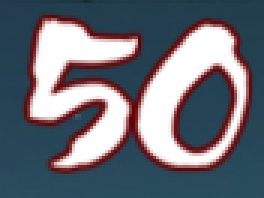
#> input picture time/images/50.png, 88 x 66 px, found by its file name (shown 3 times larger)
$ python 1hu.py
#> lines starting #> are read from the running program, lines starting #| are printed output that depends on the picture; after the words box and inside, x2 and y2 are one past the last pixel; in counts of white or black regions, pixels touching at a corner belong together
import cv2
import numpy as np
import os

# ------------- 基本路径 -------------
base_dir = r'G:\god\pycharm\PythonProject\test\time'
src_path = os.path.join(base_dir, 'images', '50.png')
save_dir = base_dir

# 如果目录不存在就创建（理论上已存在，保险）
os.makedirs(save_dir, exist_ok=True)

# ------------- 1. 读取并 HSV 过滤 -------------
img_bgr = cv2.imread(src_path)
#> img_bgr is the input picture: shape (66, 88, 3); mean B, G, R 121.6, 112.3, 109.1
if img_bgr is None:
    raise FileNotFoundError(f'无法读取图像: {src_path}')

hsv = cv2.cvtColor(img_bgr, cv2.COLOR_BGR2HSV)
#> hsv: shape (66, 88, 3); mean H, S, V 68, 104.7, 134
lower = (0, 0, 0)
upper = (0, 70, 255)
mask = cv2.inRange(hsv, lower, upper)      # 单通道 mask
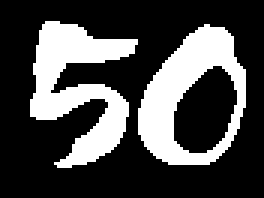
#> mask: shape (66, 88) (shown 3 times larger); 28.7% white; 2 white regions
filtered = cv2.bitwise_and(img_bgr, img_bgr, mask=mask)
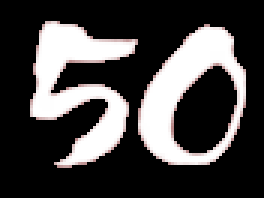
#> filtered: shape (66, 88, 3) (shown 3 times larger); mean B, G, R 68.7, 68.7, 70.5

cv2.imwrite(os.path.join(save_dir, '00_hsv_mask.png'), mask)
cv2.imwrite(os.path.join(save_dir, '01_filtered.png'), filtered)

# ------------- 2. 灰度 & 二值 -------------
gray = cv2.cvtColor(filtered, cv2.COLOR_BGR2GRAY)
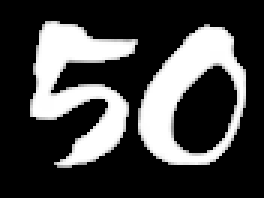
#> gray: shape (66, 88) (shown 3 times larger); min 0, max 255, mean 69.2
_, binary = cv2.threshold(gray, 1, 255, cv2.THRESH_BINARY)

cv2.imwrite(os.path.join(save_dir, '02_gray.png'), gray)
cv2.imwrite(os.path.join(save_dir, '03_binary.png'), binary)

# ------------- 3. 轮廓 -------------
contours, _ = cv2.findContours(binary, cv2.RETR_EXTERNAL, cv2.CHAIN_APPROX_SIMPLE)
#> contours = 2 contours; box (x1, y1, x2, y2) and area: (46, 8, 82, 55) 1186, (10, 7, 46, 56) 750
if not contours:
    print('未检测到任何轮廓，无法计算 Hu 矩。')
else:
    largest = max(contours, key=cv2.contourArea)
#> largest = contour of 50 points, box (x1, y1, x2, y2) (46, 8, 82, 55), area 1186

    # 为了可视化，复制一份彩色图
    contour_vis = filtered.copy()
    cv2.drawContours(contour_vis, [largest], -1, (0, 255, 0), 2)
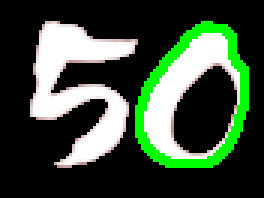
#> contour_vis: shape (66, 88, 3) (shown 3 times larger); 7.56% of pixels changed, all inside (x1, y1, x2, y2) = (45, 7, 83, 56)
    cv2.imwrite(os.path.join(save_dir, '04_contours.png'), contour_vis)

    # ------------- 4. Hu 矩 -------------
    M = cv2.moments(largest)
#> M = moments, m00 1186.5, centre m10/m00, m01/m00 = (64.43, 33.1)
    hu = cv2.HuMoments(M).flatten()
#> hu = [0.173, 0.00395, 0.000231, 1.29e-05, 6.47e-10, 7.02e-07, 2.79e-10]

    # 保存数值
    hu_path = os.path.join(save_dir, '05_hu_moments.txt')
    with open(hu_path, 'w') as f:
        for i, val in enumerate(hu, 1):
            f.write(f'Hu[{i}] = {val:.6e}\n')
#> this loop made 7 passes
#> val on passes 1 to 7: 0.173, 0.00395, 0.000231, 1.29e-05, 6.47e-10, 7.02e-07, 2.79e-10

    print('Hu 矩已写入:', hu_path)

print('所有中间结果已保存到:', save_dir)

$ run again, with time/images/1.png copied over time/images/50.png
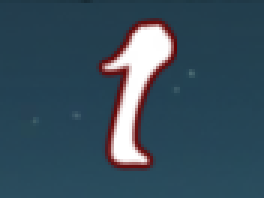
#> input picture time/images/1.png, 88 x 66 px, found by its file name (shown 3 times larger)
#> img_bgr is the input picture: shape (66, 88, 3); mean B, G, R 93.2, 78.7, 56
#> hsv: shape (66, 88, 3); mean H, S, V 92, 132.7, 96.9
#> `mask = cv2.inRange(hsv, lower, upper)`:
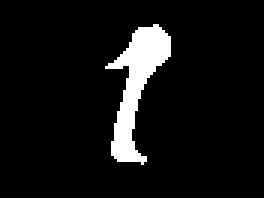
#> mask: shape (66, 88) (shown 3 times larger); 7.2% white; 1 white region
#> contours = 1 contour; box (x1, y1, x2, y2) and area: (35, 8, 57, 55) 360
#> largest = contour of 54 points, box (x1, y1, x2, y2) (35, 8, 57, 55), area 360
#> `cv2.drawContours(contour_vis, [largest], -1, (0, 255, 0), 2)`:
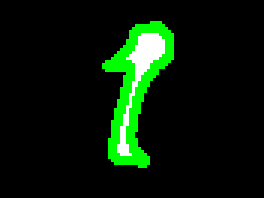
#> contour_vis: shape (66, 88, 3) (shown 3 times larger); mean B, G, R 7.2, 25.6, 7.2
#> M = moments, m00 360.5, centre m10/m00, m01/m00 = (45.33, 27.52)
#> hu = [0.556, 0.245, 0.0431, 0.0293, 0.00104, 0.0139, 6.94e-05]
#> the loop `for i, val in enumerate(hu, 1):` made 7 passes
#> val on passes 1 to 7: 0.556, 0.245, 0.0431, 0.0293, 0.00104, 0.0139, 6.94e-05

$ run again, with time/images/10.png copied over time/images/50.png
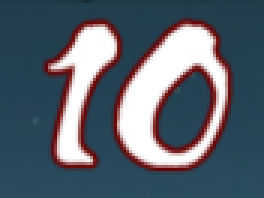
#> input picture time/images/10.png, 88 x 66 px, found by its file name (shown 3 times larger)
#> img_bgr is the input picture: shape (66, 88, 3); mean B, G, R 111.5, 100.4, 90.9
#> hsv: shape (66, 88, 3); mean H, S, V 76.7, 114, 121
#> `mask = cv2.inRange(hsv, lower, upper)`:
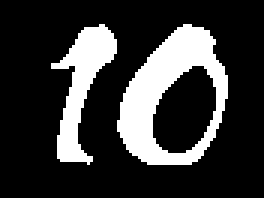
#> mask: shape (66, 88) (shown 3 times larger); 21.3% white; 2 white regions
#> contours = 2 contours; box (x1, y1, x2, y2) and area: (39, 8, 76, 55) 1193, (17, 8, 39, 55) 366
#> largest = contour of 59 points, box (x1, y1, x2, y2) (39, 8, 76, 55), area 1193
#> `cv2.drawContours(contour_vis, [largest], -1, (0, 255, 0), 2)`:
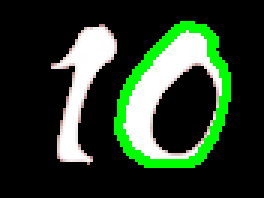
#> contour_vis: shape (66, 88, 3) (shown 3 times larger); mean B, G, R 40.3, 59.9, 41.1
#> M = moments, m00 1193, centre m10/m00, m01/m00 = (57.88, 33.06)
#> hu = [0.173, 0.00398, 0.0002, 1.1e-05, 4.65e-10, 5.85e-07, 2.18e-10]
#> the loop `for i, val in enumerate(hu, 1):` made 7 passes
#> val on passes 1 to 7: 0.173, 0.00398, 0.0002, 1.1e-05, 4.65e-10, 5.85e-07, 2.18e-10
